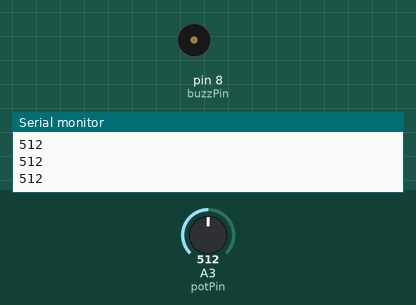
Recording of a sketch running on a simulated Arduino Uno, built with avr-gcc and run on an emulated ATmega328P. Shown: buzzer (waves = sounding, pin HIGH), the last lines printed to the serial monitor. The test bench sets the inputs (shaded band); at power-on: A3 (potPin) = 512.

Above: at 1.2 s.
1.3 s: A3 (potPin) set to 991
2.8 s: A3 (potPin) set to 1018
At 4.0 s:
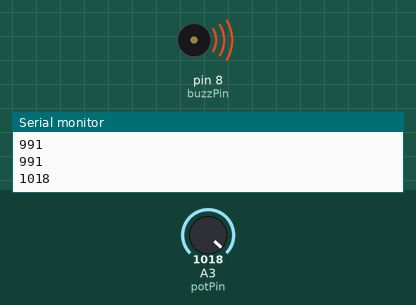
4.3 s: A3 (potPin) set to 990
At 5.0 s:
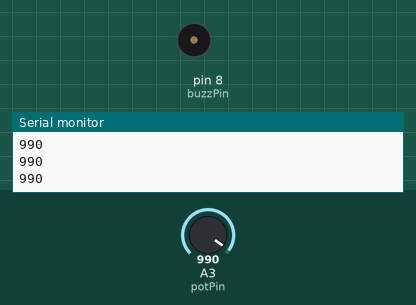
5.8 s: A3 (potPin) set to 1010
At 6.5 s:
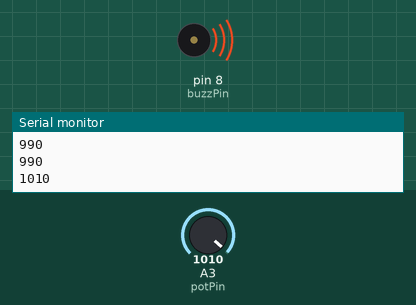
Timing chart, 0 to 8.3 s (numbered marks = the images above; inputs shaded):
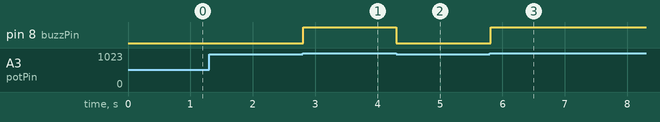

The sketch:

ActiveBuzzer.ino
```cpp
int potVal;
int buzzPin = 8;
int potPin = A3;

void setup() {
  // put your setup code here, to run once:
  Serial.begin(9600);
  pinMode(buzzPin, OUTPUT);
  pinMode(potPin, INPUT);
}

void loop() {
  // put your main code here, to run repeatedly:
  potVal = analogRead(potPin);
  Serial.println(potVal);

  while(potVal >= 1000){
    digitalWrite(buzzPin, HIGH);
    potVal = analogRead(potPin);
  }

  digitalWrite(buzzPin, LOW);

}
```

Measured:
- the behaviour switches between 999 and 1000 on A3 (potPin) (found by bisection; images 0 and 1)
- after the input at 2.8 s, pin 8 (buzzPin): LOW → HIGH at once
- after the input at 4.3 s, pin 8 (buzzPin): HIGH → LOW at once
- after the input at 5.8 s, pin 8 (buzzPin): LOW → HIGH at once
